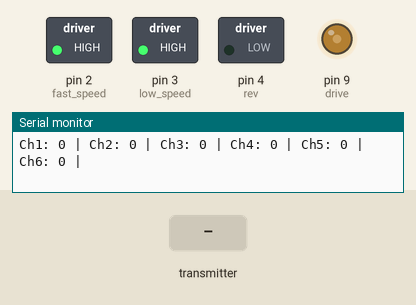
Recording of a sketch running on a simulated Arduino Mega 2560, built with avr-gcc and run on an emulated ATmega2560. Parts: switched loads named in the sketch (green lamp = pin HIGH), output pins drawn as LEDs (lit = HIGH), the last lines printed to the serial monitor. Inputs (shaded band) come from the test bench.

Above: at 1.2 s.
1.3 s: the transmitter starts sending readChannel.5 = 1250
At 2.4 s:
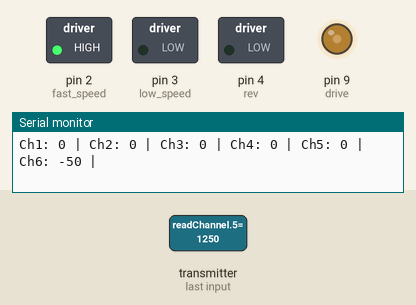
2.8 s: the transmitter starts sending readChannel.4 = 1000
At 3.1 s:
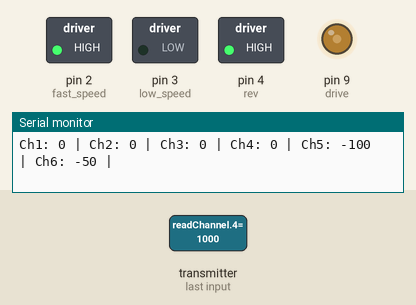
4.3 s: the transmitter starts sending readChannel.2 = 1000
At 5.5 s:
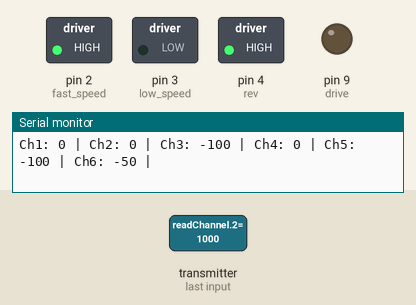
5.8 s: the transmitter starts sending readChannel.4 = 1500
At 6.9 s:
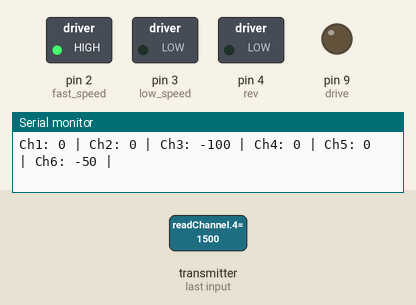
7.3 s: the transmitter starts sending readChannel.5 = 1500
At 7.9 s:
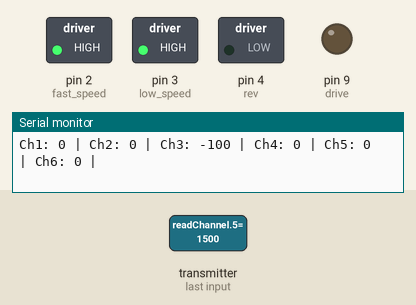
8.8 s: the transmitter starts sending readChannel.2 = 1250
At 10.1 s:
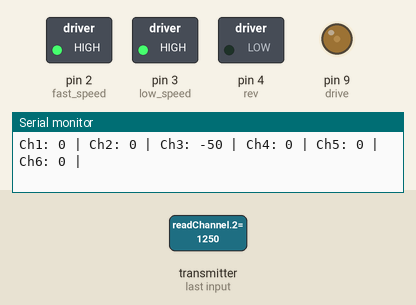
Timing chart, 0 to 11.3 s (numbered marks = the images above; inputs shaded):
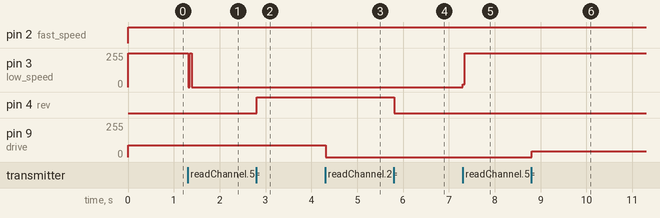

Measured:
- after the input at 1.3 s, pin 3 (low_speed): 255/255 → 0/255 at once
- after the input at 2.8 s, pin 4 (rev): LOW → HIGH at once
- after the input at 4.3 s, pin 9 (drive): 90/255 → 0/255 at once
- after the input at 5.8 s, pin 4 (rev): HIGH → LOW at once
- after the input at 7.3 s, pin 3 (low_speed): 0/255 → 255/255 at once
- after the input at 8.8 s, pin 9 (drive): 0/255 → 45/255 at once

The sketch:

rabbit_rightPWM.ino
```cpp
  #include <Servo.h>
  #include <IBusBM.h>

  IBusBM ibus;
  Servo motor1;

  // Read the number of a given channel and convert to the range provided.
  // If the channel is off, return the default value
  int readChannel(byte channelInput, int minLimit, int maxLimit, int defaultValue) {
    uint16_t ch = ibus.readChannel(channelInput);
    if (ch < 100) return defaultValue;
    return map(ch, 1000, 2000, minLimit, maxLimit);
  }

  bool readSwitch(byte channelInput, bool defaultValue) {
  int intDefaultValue = (defaultValue) ? 100 : 0;
  int ch = readChannel(channelInput, 0, 100, intDefaultValue);
  return (ch > 50);
}
  int drive = 9;
  int rev = 4;
  int fast_speed = 2;
  int low_speed = 3;
  int ch3Val = 0;
  int ch5Val = 0;
  int ch6Val = 0;
  int pwm = 0;

  void setup() {
    // put setup code here, to run once:
    Serial.begin(115200);
    ibus.begin(Serial1);
    TCCR2B &= ~ _BV (CS22); // cancel pre-scaler of 64
    TCCR2B |= _BV (CS20);   // no pre-scaler

    pinMode(drive, OUTPUT);
    pinMode(rev, OUTPUT);
    pinMode(fast_speed,OUTPUT);
    pinMode(low_speed, OUTPUT);
  }

  void loop() {

    int ch5Val = readChannel(4, -100, 100, 0);
    int ch6Val = readChannel(5, -100, 100, 0);
    int ch3Val = readChannel(2, -100, 100, -100);
    int pwm = map(ch3Val, -100, 120, 0, 200);
    digitalWrite(fast_speed, 1);
    digitalWrite(low_speed,1);
      //clockwise
      if (ch5Val >= 0) {
        digitalWrite(rev, 0); //High is clockwise, Low is counter
        //normal speed
        if (ch6Val == 0){
        digitalWrite(fast_speed, 1);
        digitalWrite(low_speed,1);

        analogWrite(drive, pwm);
        }
        //low speed
        else if (ch6Val < 0){
        digitalWrite(fast_speed, 1);
        digitalWrite(low_speed,0);

        analogWrite(drive, pwm);
        }
        else if (ch6Val > 0){
        digitalWrite(fast_speed, 0);
        digitalWrite(low_speed,1);

        analogWrite(drive, pwm);
        }
      }
      //counter clockwise
      else if (ch5Val <0){
        digitalWrite(rev, 1); //High is clockwise, Low is counter
        //normal speed
        if (ch6Val == 0){
        digitalWrite(fast_speed, 1);
        digitalWrite(low_speed,1);

        analogWrite(drive, pwm);
        }
        //low speed
        else if (ch6Val < 0){
        digitalWrite(fast_speed, 1);
        digitalWrite(low_speed,0);

        analogWrite(drive, pwm);
        }
        else if (ch6Val > 0){
        digitalWrite(fast_speed, 0);
        digitalWrite(low_speed,1);

        analogWrite(drive, pwm);
        }
      }
    //delay(50);

    for (byte i = 0; i < 6; i++) {
      int value = readChannel(i, -100, 100, 0);
      Serial.print("Ch");
      Serial.print(i + 1);
      Serial.print(": ");
      Serial.print(value);
      Serial.print(" | ");
    }
    Serial.println();
    delay(10);
}
```
